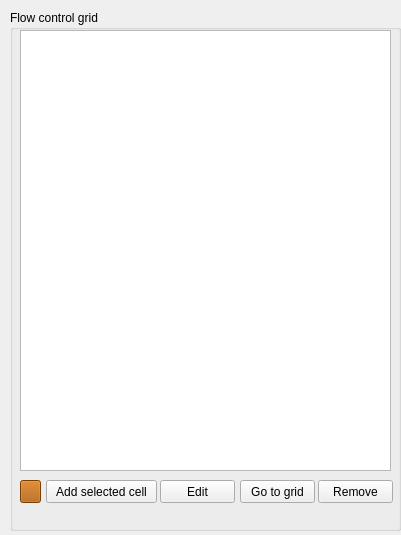
   <widget class="QWidget" name="toolBoxPage4">
    <property name="geometry">
     <rect>
      <x>0</x>
      <y>0</y>
      <width>401</width>
      <height>535</height>
     </rect>
    </property>
    <attribute name="label">
     <string>Flow control</string>
    </attribute>
    <widget class="QGroupBox" name="groupBox_8">
     <property name="geometry">
      <rect>
       <x>10</x>
       <y>10</y>
       <width>391</width>
       <height>521</height>
      </rect>
     </property>
     <property name="title">
      <string>Flow control grid</string>
     </property>
     <widget class="QPushButton" name="btnColorPicker_3">
      <property name="geometry">
       <rect>
        <x>10</x>
        <y>470</y>
        <width>21</width>
        <height>23</height>
       </rect>
      </property>
      <property name="styleSheet">
       <string notr="true">background-color: rgb(170, 85, 0);</string>
      </property>
      <property name="text">
       <string/>
      </property>
     </widget>
     <widget class="QPushButton" name="btnFWCEdit">
      <property name="geometry">
       <rect>
        <x>150</x>
        <y>470</y>
        <width>75</width>
        <height>23</height>
       </rect>
      </property>
      <property name="text">
       <string>Edit</string>
      </property>
     </widget>
     <widget class="QPushButton" name="pushButton_11">
      <property name="geometry">
       <rect>
        <x>230</x>
        <y>470</y>
        <width>75</width>
        <height>23</height>
       </rect>
      </property>
      <property name="text">
       <string>Go to grid</string>
      </property>
     </widget>
     <widget class="QPushButton" name="btnFlowRemove">
      <property name="geometry">
       <rect>
        <x>308</x>
        <y>470</y>
        <width>75</width>
        <height>23</height>
       </rect>
      </property>
      <property name="text">
       <string>Remove</string>
      </property>
     </widget>
     <widget class="QPushButton" name="btnFlowControl_AddCell">
      <property name="geometry">
       <rect>
        <x>36</x>
        <y>470</y>
        <width>111</width>
        <height>23</height>
       </rect>
      </property>
      <property name="text">
       <string>Add selected cell</string>
      </property>
     </widget>
     <widget class="QTableWidget" name="tlbFlowControl">
      <property name="geometry">
       <rect>
        <x>10</x>
        <y>20</y>
        <width>371</width>
        <height>441</height>
       </rect>
      </property>
      <property name="selectionBehavior">
       <enum>QAbstractItemView::SelectRows</enum>
      </property>
     </widget>
    </widget>
   </widget>
